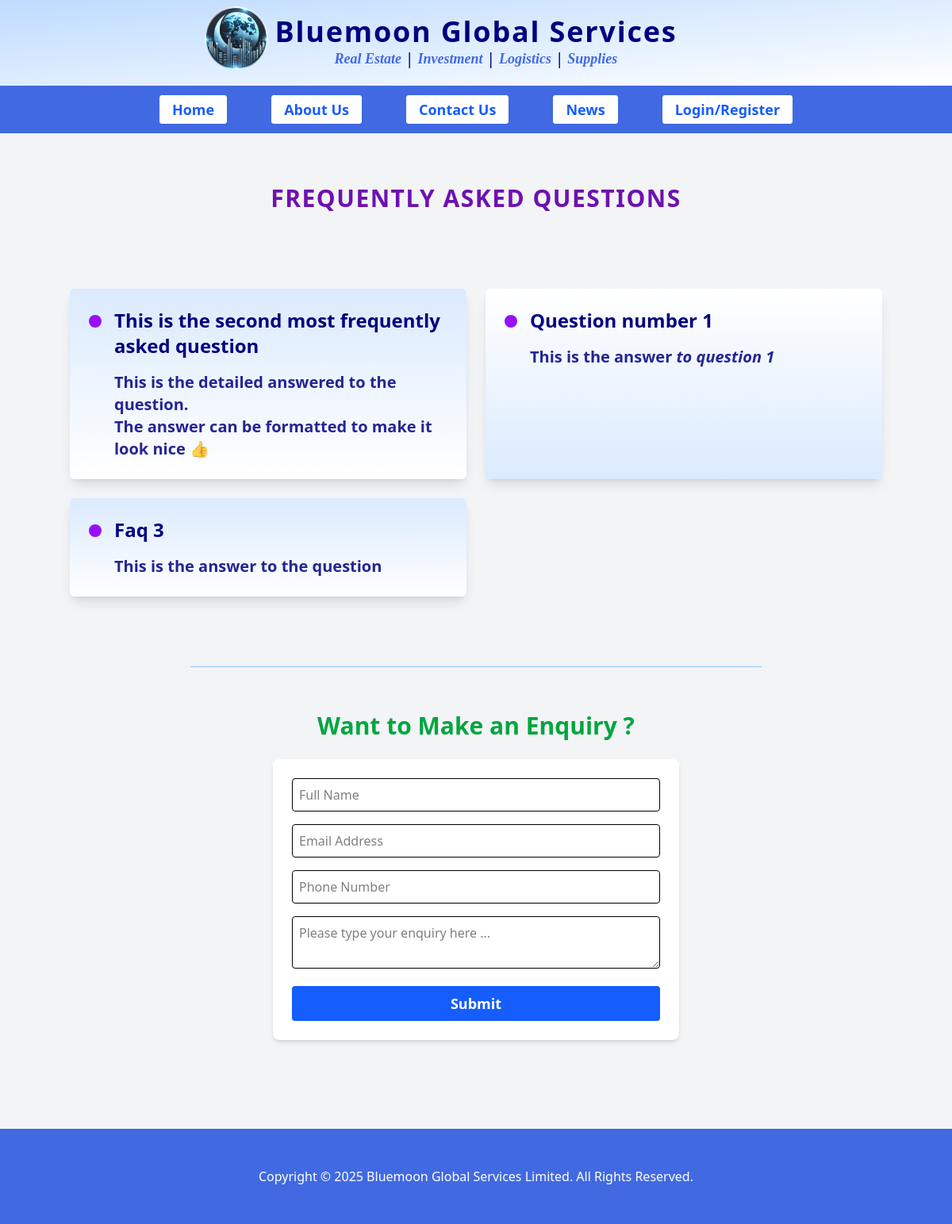
The app's page /faqs with its own data.
### bmg/models.py (models this page shows)
class Faq(models.Model):
   question = models.TextField()
   answer = RichTextField()
   created_at = models.DateTimeField(auto_now_add=True)
   last_modified_at = models.DateTimeField(auto_now=True)
   added_by = models.ForeignKey(CustomUser, on_delete=models.SET_NULL, null=True, blank=True)
   position = models.IntegerField(default=10)
   class Meta:
       ordering = ["position", "-last_modified_at"]
       verbose_name = "FAQ"
       verbose_name_plural = "FAQs"

### bmg/views.py (the view)
# urls.py: path("faqs", views.faqs, name="faqs"),
def faqs(request):
    section = "faqs"
    faqs = Faq.objects.all()
    return render(request, "faqs.html", {"faqs":faqs, "section":section})

### theme/templates/faqs.html (shortened to what this page needs)
{% extends 'base2.html' %}
{% load static %}
{% block content %}
    <div class="">
        <p class="page-head-title">FREQUENTLY ASKED QUESTIONS</p>
    </div>
    <section class="container mx-auto py-8">
        <div class="grid lg:grid-cols-2 gap-6 font-semibold text-lg md:text-xl">
					{% for faq in faqs %}
            <div class="bg-gradient-to-b p-6 shadow-lg rounded-md flex space-x-4 {% cycle 'from-blue-100 to-white' 'from-white to-blue-100' %}">
							<div class="md:pt-1">
								<span class="inline-block h-3 w-3 md:h-4 md:w-4 {% cycle 'bg-purple-600' 'bg-purple-600' %} rounded-full"></span>
							</div>
							<div>
								<p class="font-bold pb-4 text-xl md:text-2xl text-navy">
								<span>{{faq.question}} </span>
								</p>
							<div class="font-semibold text-navy/85">
								{{ faq.answer|safe }}
							</div>
							</div>
						</div>
					{% empty %}
					<div class="text-2xl md:text-3xl font-black text-red-600 py-12 px-4 text-center">
						<div >
							<p>There are no frequently asked questions.</p>
						</div>
					</div>
					{% endfor %}
    		</div>
    </section>
{% endblock content %}

### records on screen
Faq: question "This is the second most frequently asked question", answer "This is the detailed answered to the question. The answer can be formatted to make it look nice 👍"
Faq: question "Question number 1", answer "This is the answer to question 1"
Faq: question "Faq 3", answer "This is the answer to the question"
